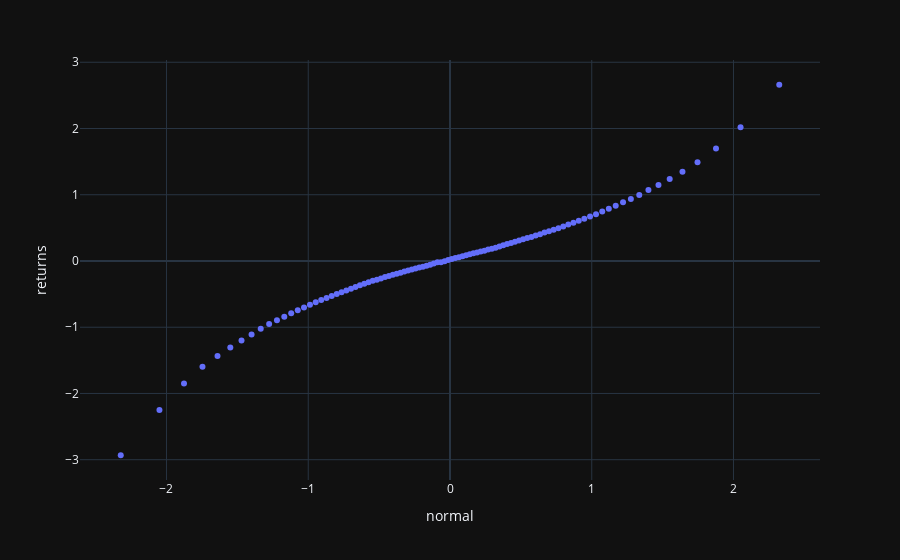
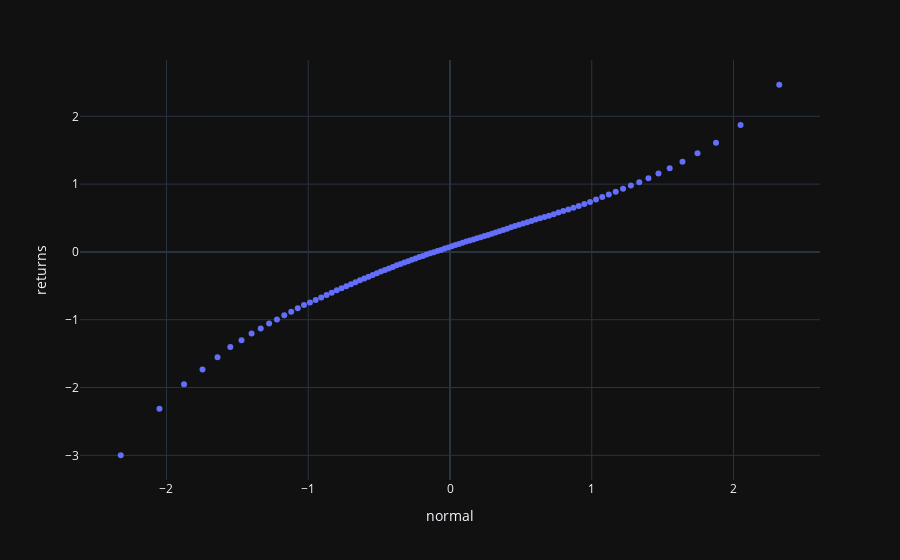

Write notebook code for charts like these, in order.
### Code cell
def qq(data: pd.DataFrame) -> pd.DataFrame:
    data_r = data["Return"].pipe(z_stand)
    q_returns = data_r.quantile(quantiles)
    q_normal = stats.norm.ppf(quantiles)
    return (
        pd.DataFrame({"normal": q_normal, "returns": q_returns, "quantiles": quantiles})
        .set_index("quantiles")
    )

def show_qq(data: pd.DataFrame):
    (
        qq(data)
        .iloc[1:-1]
        .pipe(px.scatter, x="normal", y="returns")
        .show()
    )

show_qq(data.pipe(compute_log_returns, dt=1))
show_qq(data.pipe(compute_returns, dt=5))
